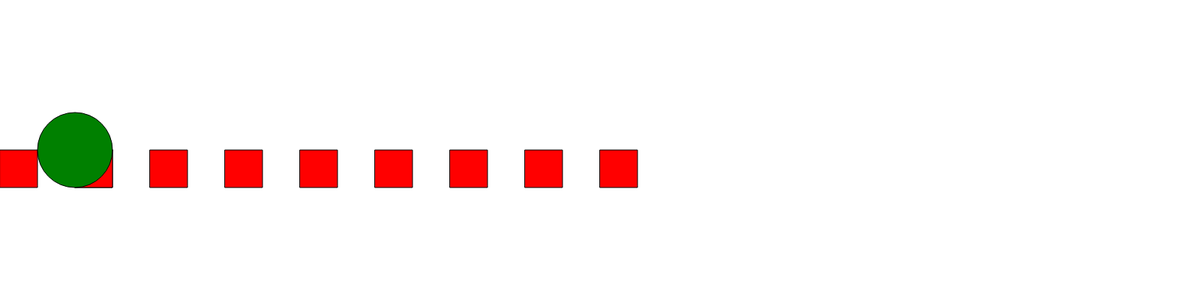
Frame 1 (no input)
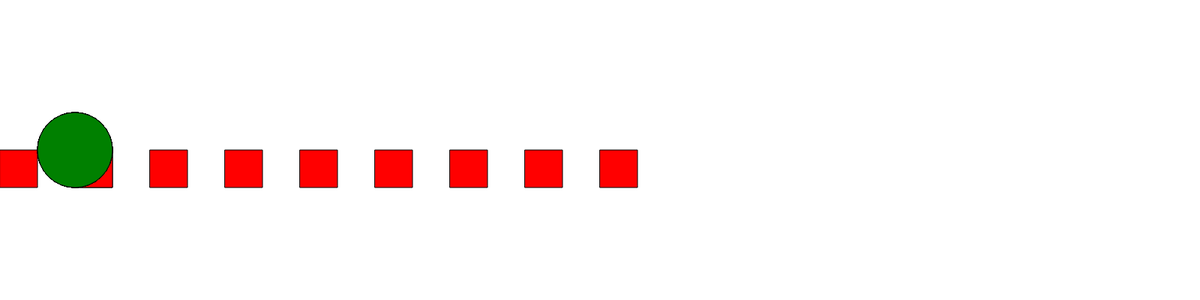
Frame 60 (no input)
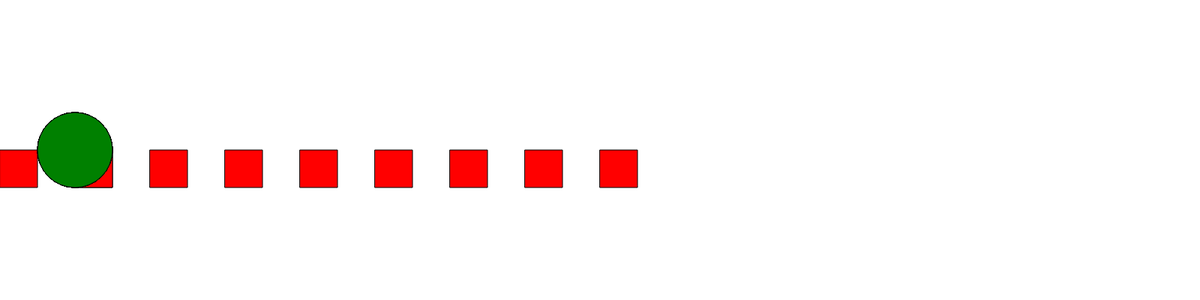
Frame 120 (the mouse pressed at the canvas centre since frame 60)

The p5.js sketch that drew these frames (run headless with seeded random() and noise() and a simulated clock; from frame 60 on, the mouse is pressed at the canvas centre):

// p5.js sketch
// ── sketch.js
var posX = 100;
var posY = 100;
var eSize = 100;
var colors = "green";
var button1=[];

function setup() {
  // put setup code here
  createCanvas(1600,400);
 button1[0] = new interfaces(100,200,50,"red");

 for(var j=0; j<10; j++)
 {
   button1[j].display();
   button1.push(new interfaces(100*j,200,50,"red"));
 }
}

function draw() {
  // put drawing code here
display(100,200);

}

function display(tempX, tempY)
{
  fill(colors)

  ellipse(tempX,tempY,eSize,eSize);
}

class interfaces{
  constructor(tempX, tempY, tempS, tempC){
      this.x = tempX;
      this.y = tempY;
      this.s = tempS;
      this.c = tempC;
  }

    display()
  {
    fill(this.c)
    rect(this.x, this.y, this.s, this.s);
  }

}
